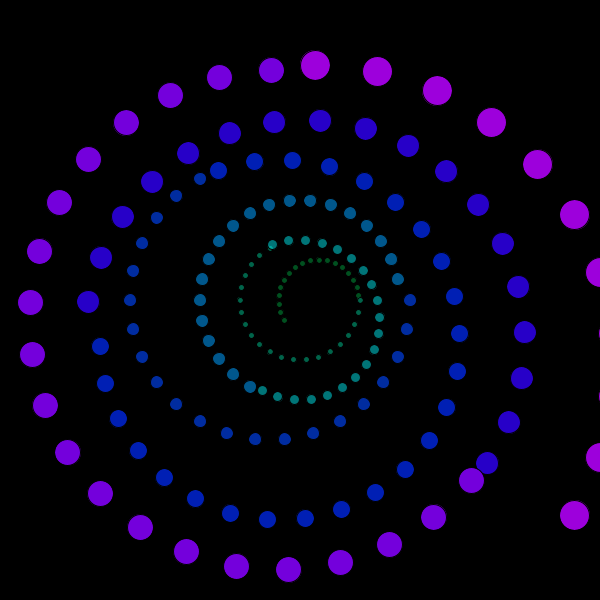
Frame 1 (no input)
Frame 60 (the mouse pressed at the canvas centre just before this capture): identical to frame 1, image omitted
Frame 120 (the mouse held since frame 60 and released just before this capture): identical to frame 1, image omitted

The Processing sketch that drew this single still picture (run headless with seeded random() and noise(); from frame 60 on, the mouse is pressed at the canvas centre):

// Processing sketch: processing_73676
// ── processing_73676.pde

void setup(){
size(600,600);
}

void draw(){
background(0);


int radiusae = 40;
for( int deg = 150; deg < 360; deg += 12){
  fill(0,255,99,80);
  float angle = radians(deg);
  float x = 319 + (cos(angle) * radiusae);
  float y = 300 + (sin(angle) * radiusae);
  ellipse(x,y,6,6);
}

int radiusa = 60;
for( int deg = 0; deg < 250; deg += 12){
  fill(0,255,189,100);
  float angle = radians(deg);
  float x = 300 + (cos(angle) * radiusa);
  float y = 300 + (sin(angle) * radiusa);
  ellipse(x,y,6,6);
}

int radius = 80;
for( int deg = 250; deg < 480; deg += 12){
  fill(0,249,255,120);
  float angle = radians(deg);
  float x = 300 + (cos(angle) * radius);
  float y = 320 + (sin(angle) * radius);
  ellipse(x,y,10,10);
}

int radiu = 100;
for( int deg = 120; deg < 360; deg += 12){
  fill(0,159,255,140);
  float angle = radians(deg);
  float x = 300 + (cos(angle) * radiu);
  float y = 300 + (sin(angle) * radiu);
  ellipse(x,y,13,13);
}

int radi = 140;
for( int deg = 0; deg < 250; deg += 12){
  fill(0,70,255,160);
  float angle = radians(deg);
  float x = 270 + (cos(angle) * radi);
  float y = 300 + (sin(angle) * radi);
  ellipse(x,y,13,13);
}

int rad = 180;
for( int deg = 250; deg < 550; deg += 12){
  fill(0,44,255,180);
  float angle = radians(deg);
  float x = 280 + (cos(angle) * rad);
  float y = 340 + (sin(angle) * rad);
  ellipse(x,y,18,18);
}

int ra = 220;
for( int deg = 190; deg < 400; deg += 12){
  fill(50,0,255,200);
  float angle = radians(deg);
  float x = 305 + (cos(angle) * ra);
  float y = 340 + (sin(angle) * ra);
  ellipse(x,y,23,23);
}

int re = 250;
for( int deg = 40; deg < 280; deg += 12){
  fill(135,0,255,220);
  float angle = radians(deg);
  float x = 280 + (cos(angle) * re);
  float y = 320 + (sin(angle) * re);
  ellipse(x,y,26,26);
}

int r = 300;
for( int deg = 270; deg < 400; deg += 12){
  fill(182,0,255,220);
  float angle = radians(deg);
  float x = 315 + (cos(angle) * r);
  float y = 365 + (sin(angle) * r);
  ellipse(x,y,30,30
  );
}
}
